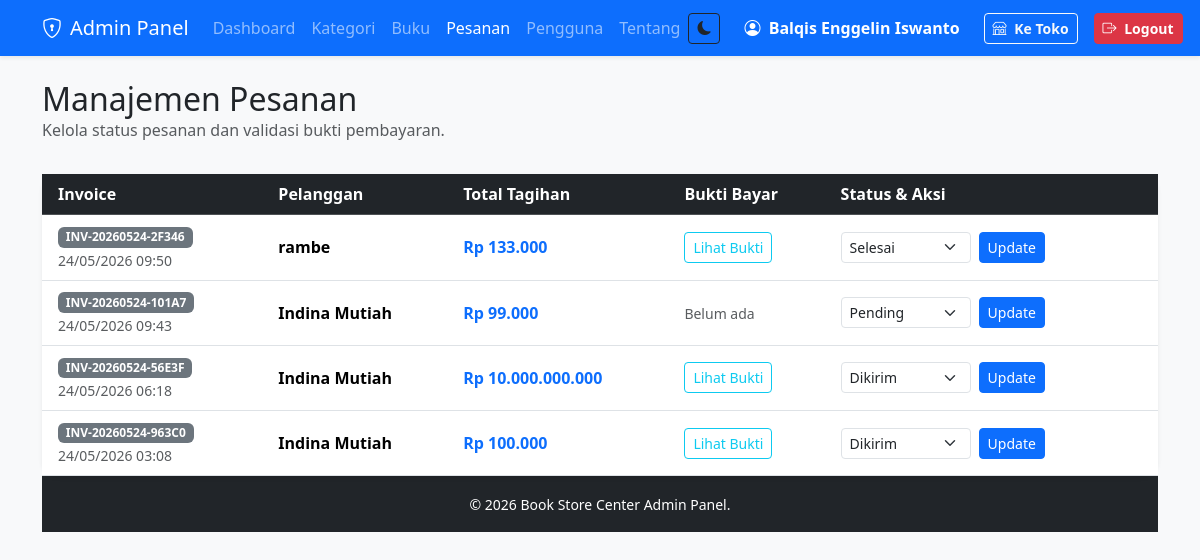
Screenshot of /admin/pesanan.php (signed in) with the database file from the repository.
### tables this page shows
CREATE TABLE `orders` (
  `id` int(11) NOT NULL,
  `invoice_number` varchar(50) NOT NULL,
  `user_id` int(11) NOT NULL,
  `total_amount` decimal(12,2) NOT NULL,
  `status` enum('pending','waiting_verification','processing','shipped','completed','cancelled') DEFAULT 'pending',
  `payment_proof` varchar(255) DEFAULT NULL,
  `shipping_address` text NOT NULL,
  `created_at` timestamp NOT NULL DEFAULT current_timestamp(),
  `updated_at` timestamp NOT NULL DEFAULT current_timestamp() ON UPDATE current_timestamp()
);

CREATE TABLE `users` (
  `id` int(11) NOT NULL,
  `name` varchar(100) NOT NULL,
  `email` varchar(100) NOT NULL,
  `password` varchar(255) NOT NULL,
  `role` enum('admin','user') DEFAULT 'user',
  `is_suspended` tinyint(1) DEFAULT 0,
  `phone` varchar(20) DEFAULT NULL,
  `address` text DEFAULT NULL,
  `created_at` timestamp NOT NULL DEFAULT current_timestamp(),
  `updated_at` timestamp NOT NULL DEFAULT current_timestamp() ON UPDATE current_timestamp()
);

### admin/pesanan.php (the view, shortened to what this page needs)
<?php
require_once '../config/koneksi.php';
require_once 'includes/header.php';
$query = "SELECT o.*, u.name AS customer_name
          FROM orders o
          JOIN users u ON o.user_id = u.id
          ORDER BY o.id DESC";
$result = mysqli_query($koneksi, $query);
?>
<div class="row mb-3">
    <div class="col-12">
        <h2 class="mb-0">Manajemen Pesanan</h2>
        <p class="text-muted">Kelola status pesanan dan validasi bukti pembayaran.</p>
    </div>
</div>
<div class="row">
    <div class="col-12">
        <div class="card shadow-sm border-0 rounded-4">
            <div class="card-body p-0">
                <div class="table-responsive">
                    <table class="table table-hover align-middle mb-0 text-nowrap">
                        <thead class="table-dark">
                            <tr>
                                <th class="ps-3">Invoice</th>
                                <th>Pelanggan</th>
                                <th>Total Tagihan</th>
                                <th>Bukti Bayar</th>
                                <th class="pe-3">Status & Aksi</th>
                        </tr>
                    </thead>
                    <tbody>
                        <?php if (mysqli_num_rows($result) > 0): ?>
                            <?php while ($order = mysqli_fetch_assoc($result)): ?>
                                <tr>
                                    <td class="ps-3">
                                        <span class="badge bg-secondary"><?= $order['invoice_number'] ?></span><br>
                                        <small class="text-muted"><?= date('d/m/Y H:i', strtotime($order['created_at'])) ?></small>
                                    </td>
                                    <td class="fw-bold"><?= htmlspecialchars($order['customer_name']) ?></td>
                                    <td class="text-primary fw-bold">Rp <?= number_format($order['total_amount'], 0, ',', '.') ?></td>
                                    <td>
                                        <?php if (!empty($order['payment_proof'])): ?>
                                            <a href="../assets/img/payments/<?= htmlspecialchars($order['payment_proof']) ?>" target="_blank" class="btn btn-sm btn-outline-info">Lihat Bukti</a>
                                        <?php else: ?>
                                            <span class="text-muted small">Belum ada</span>
                                        <?php endif; ?>
                                    </td>
                                    <td class="pe-3">
                                        <form action="" method="POST" class="d-flex align-items-center gap-2">
                                            <select name="status" class="form-select form-select-sm" style="width: 130px;">
                                                <option value="pending" <?= $order['status'] == 'pending' ? 'selected' : '' ?>>Pending</option>
                                                <option value="shipped" <?= $order['status'] == 'shipped' ? 'selected' : '' ?>>Dikirim</option>
                                                <option value="completed" <?= $order['status'] == 'completed' ? 'selected' : '' ?>>Selesai</option>
                                            </select>
                                            <button type="submit" name="update_status" class="btn btn-sm btn-primary">Update</button>
                                        </form>
                                    </td>
                                </tr>
                            <?php endwhile; ?>
                        <?php else: ?>
                            <tr><td colspan="5" class="text-center py-4 text-muted">Belum ada data pesanan.</td></tr>
                        <?php endif; ?>
                    </tbody>
                </table>
            </div>
        </div>
    </div>
</div>
<?php require_once 'includes/footer.php'; ?>

### assets/css/darkmode.css (style rules this page uses)
:root { --dm-transition: 0.35s cubic-bezier(.4,0,.2,1); }
body, .card, .card-header, .card-body, .card-footer, .navbar, .table, .table th, .table td, .form-control, .form-select, .btn, .alert, .badge, .breadcrumb, footer, .input-group-text, .modal-content { transition: background-color var(--dm-transition), color var(--dm-transition), border-color var(--dm-transition), box-shadow var(--dm-transition); }

### rows the page displays
orders: invoice_number "INV-20260524-2F346", created_at "24/05/2026 09:50", user.name "rambe", total_amount "133.000", status "Selesai"
orders: invoice_number "INV-20260524-101A7", created_at "24/05/2026 09:43", user.name "Indina Mutiah", total_amount "99.000", shows "Belum ada", status "Pending"
orders: invoice_number "INV-20260524-56E3F", created_at "24/05/2026 06:18", user.name "Indina Mutiah", total_amount "10.000.000.000", status "Dikirim"
orders: invoice_number "INV-20260524-963C0", created_at "24/05/2026 03:08", user.name "Indina Mutiah", total_amount "100.000", status "Dikirim"

### other values shown
$_SESSION['name'] "Balqis Enggelin Iswanto"
